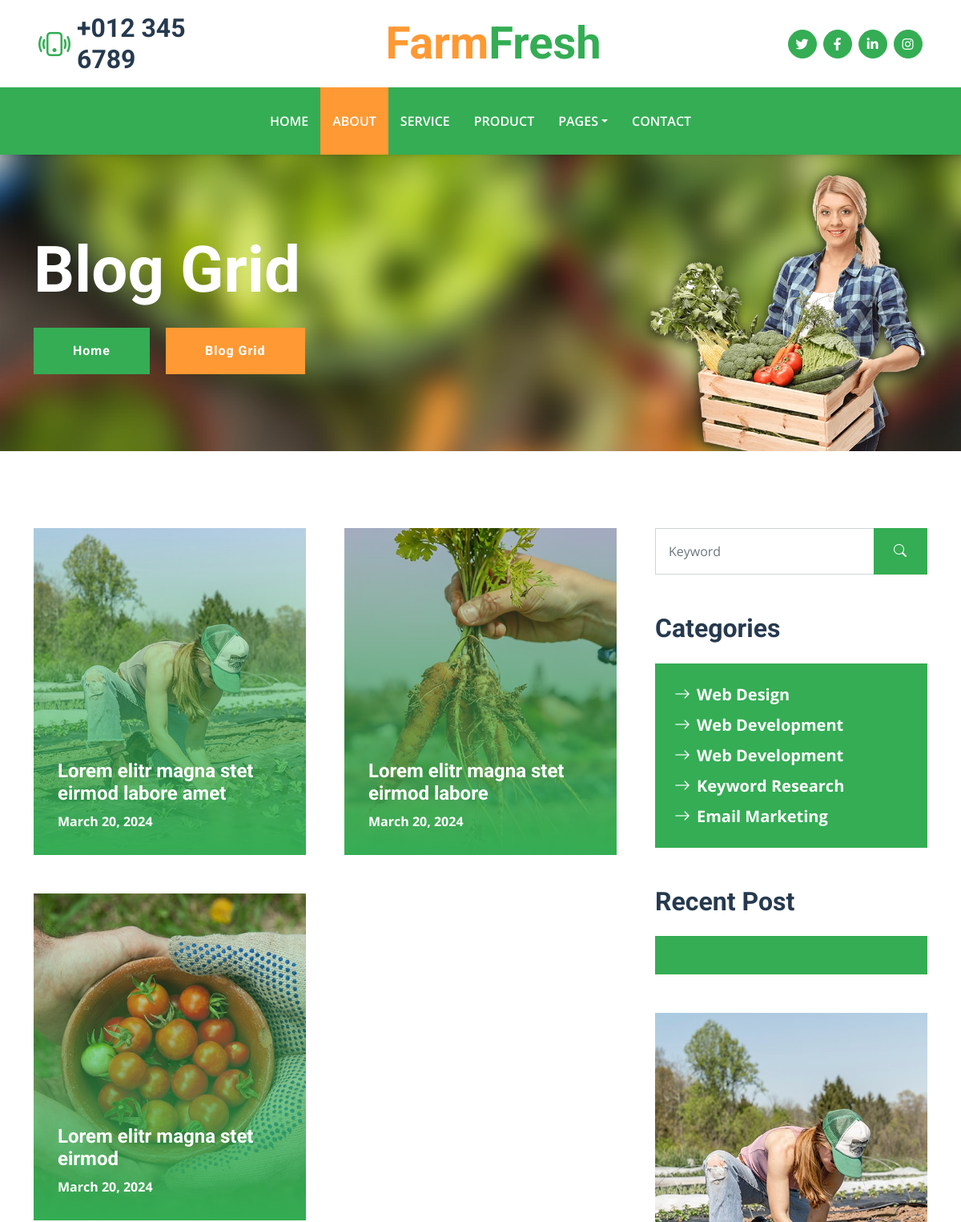
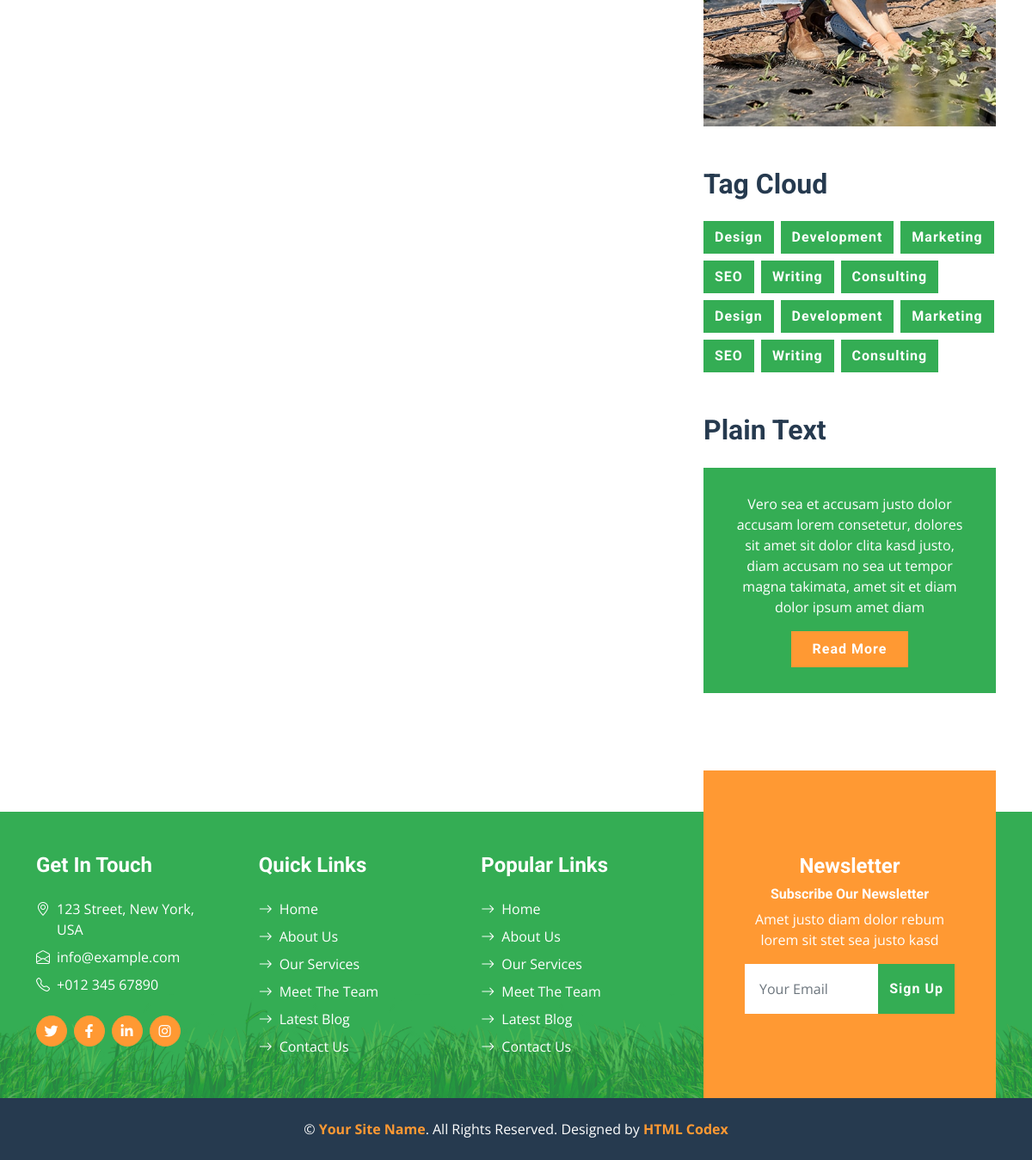
The app's page /blog_grid with its own data (2 pictures, top to bottom).
### farmapp/models.py (models this page shows, shortened)
class Posts(models.Model):
    name = models.CharField(max_length=200)
    date = models.DateField()
    img = models.ImageField(upload_to='posts/')
    slug = models.SlugField(max_length=200)

### farmapp/views.py (the view)
# urls.py: path('blog_grid', blog_grid, name='blog'),
def blog_grid(request):
    blog_grid1 = Posts.objects.all()
    blog_grid2 = Recent_posts.objects.all()
    context = {
        'blog1' : blog_grid1,
        'blog2' : blog_grid2
    }
    return render(request,'blog.html', context=context)

### templates/blog.html (shortened to what this page needs)
{% extends "base.html" %}
{% load static %}
{% block content %}
    <div class="container-fluid bg-primary py-5 bg-hero mb-5">
        <div class="container py-5">
            <div class="row justify-content-start">
                <div class="col-lg-8 text-center text-lg-start">
                    <h1 class="display-1 text-white mb-md-4">Blog Grid</h1>
                    <a href="" class="btn btn-primary py-md-3 px-md-5 me-3">Home</a>
                    <a href="" class="btn btn-secondary py-md-3 px-md-5">Blog Grid</a>
                </div>
            </div>
        </div>
    </div>
    <div class="container py-5">
        <div class="row g-5">
            <div class="col-lg-8">
                <div class="row g-5">
                    {% for blg1 in blog1 %}
                    <div class="col-md-6">
                        <div class="blog-item position-relative overflow-hidden">
                            <img class="img-fluid" src="{{ blg1.img.url }}" alt="">
                            <a class="blog-overlay" href="">
                                <h4 class="text-white">{{ blg1.name }}</h4>
                                <span class="text-white fw-bold">{{ blg1.date }}</span>
                            </a>
                        </div>
                    </div>
                    {% endfor %}
                </div>
            </div>
            <div class="col-lg-4">
                <div class="mb-5">
                    <div class="input-group">
                        <input type="text" class="form-control p-3" placeholder="Keyword">
                        <button class="btn btn-primary px-4"><i class="bi bi-search"></i></button>
                    </div>
                </div>
                <div class="mb-5">
                    <h2 class="mb-4">Categories</h2>
                    <div class="d-flex flex-column justify-content-start bg-primary p-4">
                        <a class="fs-5 fw-bold text-white mb-2" href="#"><i class="bi bi-arrow-right me-2"></i>Web Design</a>
                        <a class="fs-5 fw-bold text-white mb-2" href="#"><i class="bi bi-arrow-right me-2"></i>Web Development</a>
                        <a class="fs-5 fw-bold text-white mb-2" href="#"><i class="bi bi-arrow-right me-2"></i>Web Development</a>
                        <a class="fs-5 fw-bold text-white mb-2" href="#"><i class="bi bi-arrow-right me-2"></i>Keyword Research</a>
                        <a class="fs-5 fw-bold text-white" href="#"><i class="bi bi-arrow-right me-2"></i>Email Marketing</a>
                    </div>
                </div>
                <div class="mb-5">
                    <h2 class="mb-4">Recent Post</h2>
                    <div class="bg-primary p-4">
                    </div>
                </div>
                <div class="mb-5">
                    <img src="{% static 'img/blog-1.jpg'%}" alt="" class="img-fluid rounded">
                </div>
                <div class="mb-5">
                    <h2 class="mb-4">Tag Cloud</h2>
                    <div class="d-flex flex-wrap m-n1">
                        <a href="" class="btn btn-primary m-1">Design</a>
                        <a href="" class="btn btn-primary m-1">Development</a>
                        <a href="" class="btn btn-primary m-1">Marketing</a>
                        <a href="" class="btn btn-primary m-1">SEO</a>
                        <a href="" class="btn btn-primary m-1">Writing</a>
                        <a href="" class="btn btn-primary m-1">Consulting</a>
                        <a href="" class="btn btn-primary m-1">Design</a>
                        <a href="" class="btn btn-primary m-1">Development</a>
                        <a href="" class="btn btn-primary m-1">Marketing</a>
                        <a href="" class="btn btn-primary m-1">SEO</a>
                        <a href="" class="btn btn-primary m-1">Writing</a>
                        <a href="" class="btn btn-primary m-1">Consulting</a>
                    </div>
                </div>
                <div>
                    <h2 class="mb-4">Plain Text</h2>
                    <div class="bg-primary text-center text-white" style="padding: 30px;">
                        <p>Vero sea et accusam justo dolor accusam lorem consetetur, dolores sit amet sit dolor clita kasd justo, diam accusam no sea ut tempor magna takimata, amet sit et diam dolor ipsum amet diam</p>
                        <a href="" class="btn btn-secondary py-2 px-4">Read More</a>
                    </div>
                </div>
            </div>
        </div>
    </div>
{% endblock content %}

### static/css/style.css (style rules this page uses)
:root { --primary: #34AD54; --secondary: #FF9933; --light: #F6FFF2; --dark: #263A4F; }
.btn { font-family: 'Roboto', sans-serif; letter-spacing: 1px; font-weight: 700; transition: .5s; }
.btn-primary, .btn-secondary { color: #FFFFFF; }
.bg-hero { background: url(../img/carousel-1.jpg) top right no-repeat; background-size: cover; }
.blog-item img { transition: .5s; }
.blog-overlay { position: absolute; padding: 30px; width: 100%; height: 100%; top: 0; left: 0; display: flex; flex-direction: column; align-items: flex-start; justify-content: flex-end; background: linear-gradient(rgba(52, 173, 84, 0), rgba(52, 173, 84, 1)); z-index: 1; }

### records on screen
Posts: img (picture), name "Lorem elitr magna stet eirmod labore amet", date "March 20, 2024"
Posts: img (picture), name "Lorem elitr magna stet eirmod labore", date "March 20, 2024"
Posts: img (picture), name "Lorem elitr magna stet eirmod", date "March 20, 2024"
